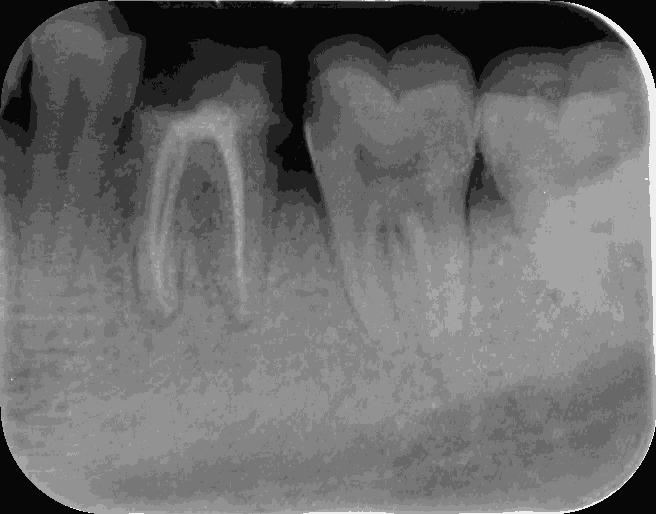
#> input picture project/Data/0-Cavity/10.jpg, 656 x 514 px
$ jupyter execute --allow-errors Model-Classification.ipynb   (older library calls are emulated)
#> lines starting #> are read from the running program, lines starting #| are printed output that depends on the picture; long printed decimals are rounded
[cell 1]
import matplotlib.pyplot as plt
from mpl_toolkits.mplot3d import Axes3D
import cv2
img = cv2.imread("Data/0-Cavity/10.jpg")
#> img is the input picture: shape (514, 656, 3); min 0, max 255, mean 107.9
img = cv2.cvtColor(img, cv2.COLOR_BGR2RGB)
r, g, b = cv2.split(img)
r = r.flatten()
g = g.flatten()
b = b.flatten()#plotting
fig = plt.figure()
ax = Axes3D(fig)
ax.scatter(r, g, b)
plt.show()

[cell 2]
import numpy as np
import cv2
import matplotlib.pyplot as plt

[cell 3]
original_image = cv2.imread("Data/0-Cavity/10.jpg")

[cell 4]
img=cv2.cvtColor(original_image,cv2.COLOR_BGR2RGB)

[cell 5]
vectorized = img.reshape((-1,3))

[cell 6]
vectorized = np.float32(vectorized)

[cell 7]
criteria = (cv2.TERM_CRITERIA_EPS + cv2.TERM_CRITERIA_MAX_ITER, 10, 1.0)

[cell 8]
K = 3
attempts=10
ret,label,center=cv2.kmeans(vectorized,K,None,criteria,attempts,cv2.KMEANS_PP_CENTERS)
#> ret = 287252367.9; center = [[137.2, 137.2, 137.2], [88.5, 88.5, 88.5], [15.08, 15.08, 15.08]]

[cell 9]
center = np.uint8(center)
#> center = [[137, 137, 137], [88, 88, 88], [15, 15, 15]]

[cell 10]
res = center[label.flatten()]
result_image = res.reshape((img.shape))
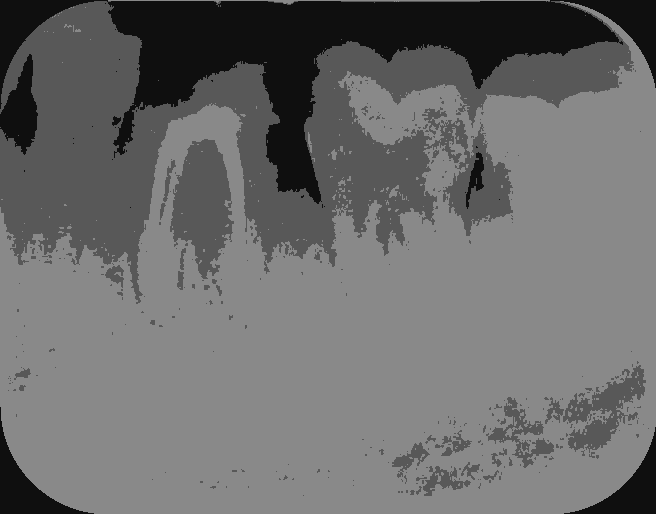
#> result_image: shape (514, 656, 3); min 15, max 137, mean 107.7

[cell 11]
figure_size = 15
plt.figure(figsize=(figure_size,figure_size))
plt.subplot(1,2,1),plt.imshow(img)
plt.title('Original Image'), plt.xticks([]), plt.yticks([])
plt.subplot(1,2,2),plt.imshow(res)
plt.title('Segmented Image when K = %i' % K), plt.xticks([]), plt.yticks([])
plt.show()
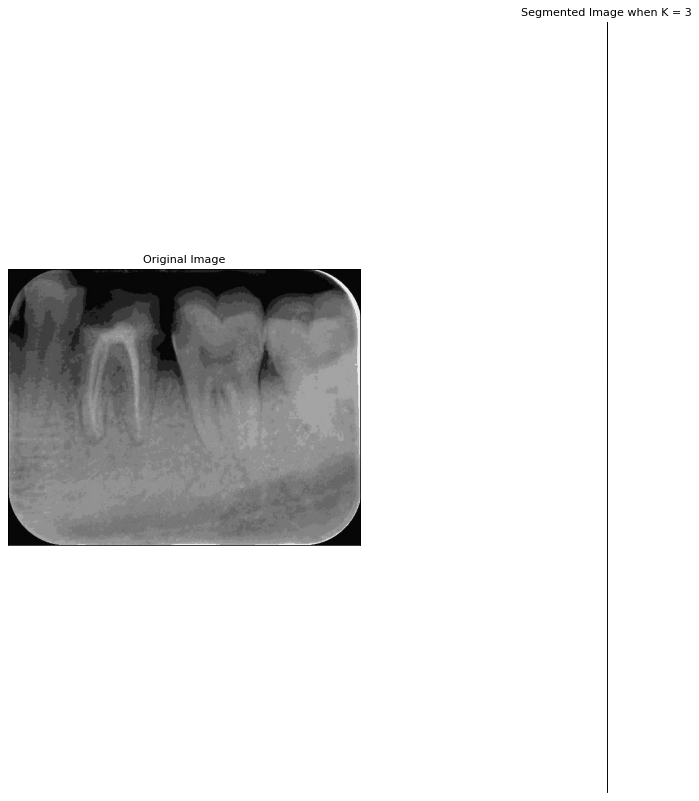
#> figure drawn by matplotlib, 2 panels

[cell 12]
edges = cv2.Canny(img,150,250)
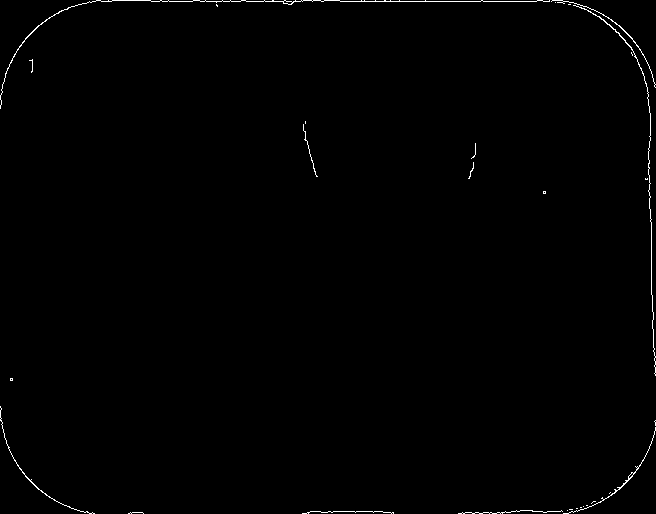
#> edges: shape (514, 656); 0.59% white in thin lines or dots
plt.figure(figsize=(figure_size,figure_size))
plt.subplot(1,2,1),plt.imshow(img)
plt.title('Original Image'), plt.xticks([]), plt.yticks([])
plt.subplot(1,2,2),plt.imshow(edges,cmap = 'gray')
plt.title('Edge Image'), plt.xticks([]), plt.yticks([])
plt.show()
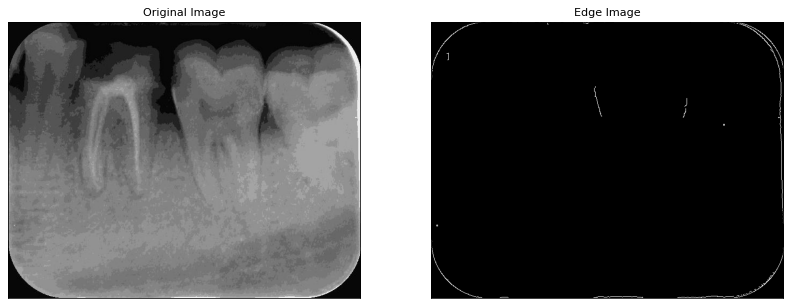
#> figure drawn by matplotlib, 2 panels

[cell 13]
from PIL import Image
from sklearn.cluster import KMeans
from sklearn.datasets import load_digits

[cell 14]
I = Image.open("Data/0-Cavity/10.jpg")

[cell 15]
a = np.asarray(I,dtype=np.float32)/255
plt.figure(figsize=(12,12))
plt.imshow(a)
plt.axis('on')
plt.show()

[cell 16]
w, h = I.size
#> w = 656; h = 514
colors = I.getcolors(w * h)
#> colors = 246 items
num_colors = len(colors)
#> num_colors = 246
num_pixels = w*h
#> num_pixels = 337184

print ('Number of pixels = ', num_pixels)
#| Number of pixels =  337184
print ('Number of colors = ', num_colors)
#| Number of colors =  246

[cell 17]
x, y, z = a.shape
#> x = 514; y = 656; z = 3
print('a shape ', a.shape)
#| a shape  (514, 656, 3)

a1 = a.reshape(x*y, z)
print('a1 shape ', a1.shape)
#| a1 shape  (337184, 3)

[cell 18]
n = 10
k_means = KMeans(n_clusters=n)
k_means.fit(a1)

[cell 19]
centroids = k_means.cluster_centers_
labels = k_means.labels_

[cell 20]
print('centroids shape ', centroids.shape)
print('labels shape ', labels.shape)

[cell 21]
a2 = centroids[labels]
print('a2 shape ', a2.shape)

a3 = a2.reshape(x,y,z)
print('a3 shape ', a3.shape)
#| a3 shape  (514, 656, 3)

[cell 22]
plt.figure(figsize=(12,12))
plt.imshow(a3)
plt.axis('on')
plt.show()

[cell 23]
a4 = np.floor(a3*255)
a5 = a4.astype(np.uint8)

I1 = Image.fromarray(a5)
I1.save("Data/0-Cavity/10.jpg")

[cell 24]
w, h = I1.size
colors = I1.getcolors(w * h)
#> colors = [(52909, (119, 119, 119)), (20053, (63, 63, 63)), (33644, (7, 7, 7)), (2701, (237, 237, 237)), (26796, (85, 85, 85)), (69042, (132, 132, 132)), (18518, (163, 163, 163)), (64106, (145, 145, 145)), (13743, (33, 33, 33)), (35672, (104, 104, 104))]
num_colors = len(colors)
#> num_colors = 10
num_pixels = w*h

print ('Number of pixels = ', num_pixels)
#| Number of pixels =  337184
print ('Number of colors = ', num_colors)
#| Number of colors =  10

[cell 25]
plt.figure(figsize=(8,8))
plt.imshow(I)
plt.axis('on')
plt.show()

[cell 26]
I1 = I.convert('L')
a = np.asarray(I1,dtype=np.float)
#> a: shape (514, 656) float64

plt.figure(figsize=(8,8))
plt.imshow(a,cmap='gray')
plt.axis('on')
plt.show()

[cell 27]
x , y = a.shape
print('a shape ', a.shape)
#| a shape  (514, 656)

a1 = a.reshape(x*y,1)
print('a1 shape ', a1.shape)
#| a1 shape  (337184, 1)

[cell 28]
k_means = KMeans(n_clusters=5)
k_means.fit(a1)

[cell 29]
centroids = k_means.cluster_centers_
labels = k_means.labels_

[cell 30]
a2 = centroids[labels]
print('a2 shape ', a2.shape)

[cell 31]
a3 = a2.reshape(x, y)
print('a3 shape ', a3.shape)
#| a3 shape  (514, 656)

[cell 32]
plt.figure(figsize=(8,8))
plt.imshow(a3,cmap='gray')
plt.axis('on')
plt.show()
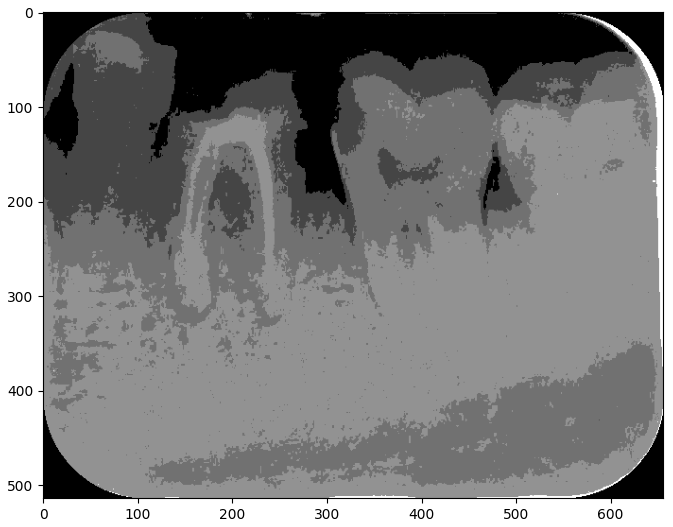
#> figure drawn by matplotlib, 1 panel

[cell 33]
a4 = (a3 -  np.min(a3))/(np.max(a3)-np.min(a3))*255
a5 = a4.astype(np.uint8)
I2 = Image.fromarray(a5)
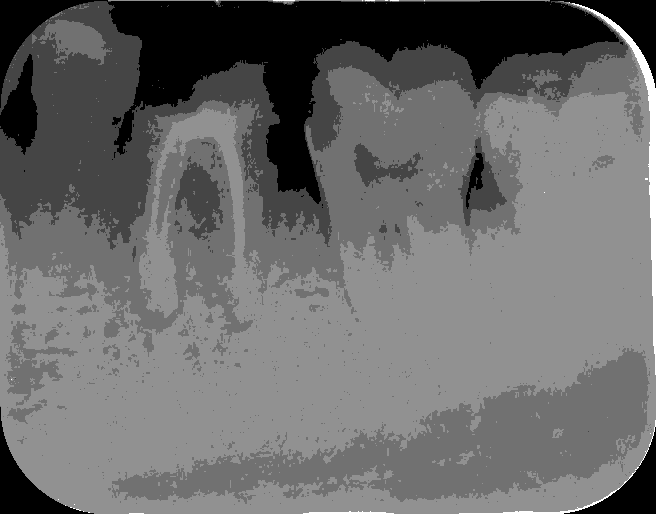
#> I2: PIL image 656x514 L; min 0, max 255, mean 106.2
w, h =I2.size
colors = I2.getcolors(w * h)
#> colors = [(47176, 0), (47060, 69), (92676, 113), (147558, 145), (2714, 255)]
print(colors)
#| [(47176, 0), (47060, 69), (92676, 113), (147558, 145), (2714, 255)]

[cell 34]
print ('Area = ',  float(210000)*float(colors[0][0])/float(w*h))
#| Area =  29381.465

[cell 35]
import tensorflow as tf

[cell 36]
from IPython.display import clear_output
import matplotlib.pyplot as plt

[cell 37]
from random import shuffle
import glob
import sys
import cv2
import numpy as np
import skimage.io as io
import tensorflow as tf

def _int64_feature(value):
    return tf.train.Feature(int64_list=tf.train.Int64List(value=[value]))
def _bytes_feature(value):
    return tf.train.Feature(bytes_list=tf.train.BytesList(value=[value]))

# [39 lines left out: functions load_image, createDataRecord, not called in this run]

train_path = 'Data/0-Cavity/10.jpg'
# read addresses and labels from the 'train' folder
#> (the rest of this cell did not finish here and is left out)

[cell 38]
import PIL

[cell 39]
img = train_path
PIL.Image.open(str(img))
